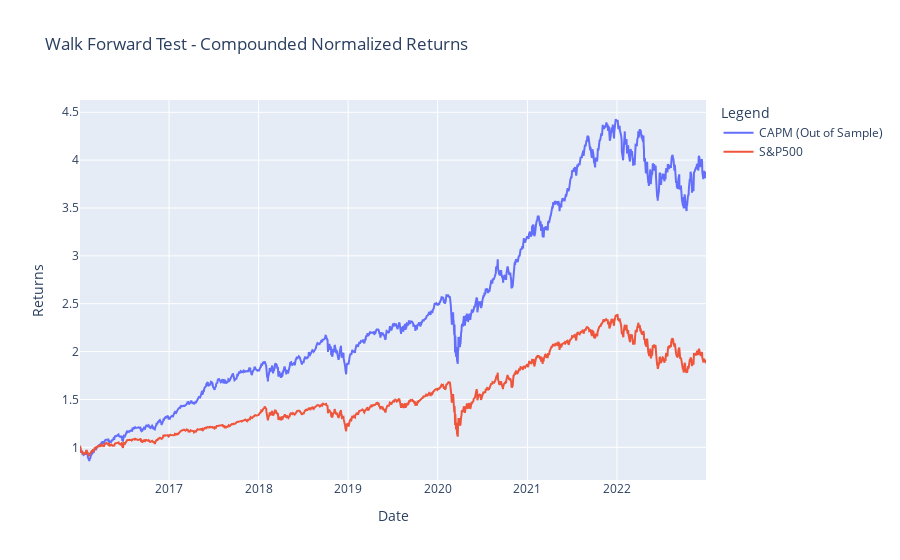

Here is the notebook cell this chart was saved with:
### Code cell
# Define input variables
tickers = ["AAPL", "MSFT", "AMZN", "GOOGL", "GOOG", "TSLA", "BRK-B", 
           "JNJ", "NVDA","JPM", "V", "HD", "PG", "MA","DIS", "BAC", "UNH", 
           "PYPL", "CMCSA","VZ", "INTC", "NFLX", "T", "ADBE", "PEP", 
           "CSCO", "ABT", "KO", "CRM",    "ABBV", "XOM", "MRK", "TMO", "AVGO",
           "WMT", "ACN", "CVX", "MCD", "BMY", "LLY", "COST", "NKE", "MDT", 
           "DHR","LIN", "PM", "UNP", "NEE", "AMGN"]

market_ticker = '^GSPC'  # Ticker symbol for the market index
start_value = 1
years_list = [2016, 2017, 2018, 2019, 2020, 2021, 2022]

total_cumulative_returns = pd.DataFrame()

# Loop through years
for year in years_list:
  start_date_insample = str(year-1) + '-01-01'
  end_date_insample = str(year-1) + '-12-31'
  start_date_outsample = str(year) + '-01-01'
  end_date_outsample = str(year) + '-12-31'

  # Run walk-forward test functions
  selected_tickers = select_tickers_insample(tickers, start_date_insample, end_date_insample)
  cumulative_returns = calculate_portfolio_returns_outsample(selected_tickers, start_date_outsample, end_date_outsample, start_value)
  total_cumulative_returns = pd.concat([total_cumulative_returns, cumulative_returns])
  start_value = cumulative_returns[-1]
  clear_output()

# Calculate benchmark performance
benchmark = pd.DataFrame(yf.download(market_ticker, start=str(years_list[0]) +'-01-01', end=str(years_list[-1]) +'-12-31')['Adj Close'])
benchmark.columns = ['Benchmark Returns']
benchmark['Benchmark Returns'] = benchmark['Benchmark Returns'] / benchmark['Benchmark Returns'].iloc[0]

total_cumulative_returns.columns=['Returns']

# Plot figure
fig = go.Figure()
fig.add_trace(go.Scatter(x=total_cumulative_returns.index, 
                         y=total_cumulative_returns['Returns'],
                    mode='lines',
                    name='CAPM (Out of Sample)'))

fig.add_trace(go.Scatter(x=benchmark.index, 
                         y=benchmark['Benchmark Returns'],
                    mode='lines',
                    name='S&P500'))

fig.update_layout(title="Walk Forward Test - Compounded Normalized Returns",
    xaxis_title="Date",
    yaxis_title="Returns",
    legend_title="Legend",
                  width=900)

fig.show()

### Figure 1 — Plotly figure (JSON) as saved in the notebook; plotly's stock layout.template omitted (floating-point values rounded to 4 significant figures; data arrays with more than 128 entries replaced by an {"elided": "..."} marker saying what was removed)
{"data": [{"mode": "lines", "name": "CAPM (Out of Sample)", "type": "scatter", "x": {"elided": "1751 str values"}, "y": {"elided": "1751 float values"}}, {"mode": "lines", "name": "S&P500", "type": "scatter", "x": {"elided": "1762 str values"}, "y": {"elided": "1762 float values"}}], "layout": {"legend": {"title": {"text": "Legend"}}, "title": {"text": "Walk Forward Test - Compounded Normalized Returns"}, "width": 900, "xaxis": {"title": {"text": "Date"}}, "yaxis": {"title": {"text": "Returns"}}}}
